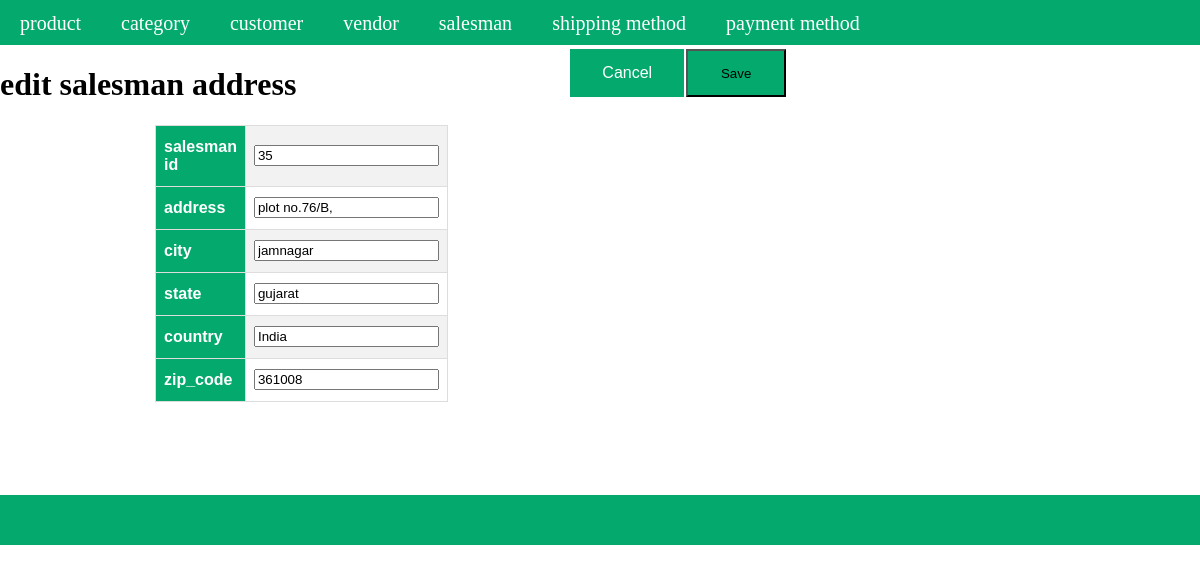
The app's page /index.php?a=edit&c=salesman_address&salesman_id=35 with its own data.
### tables this page shows
CREATE TABLE `salesman_address` (
  `address_id` int(11) NOT NULL,
  `address` varchar(255) NOT NULL,
  `city` varchar(255) NOT NULL,
  `state` varchar(255) NOT NULL,
  `country` varchar(255) NOT NULL,
  `zip_code` int(6) NOT NULL,
  `created_at` datetime NOT NULL DEFAULT current_timestamp(),
  `updated_at` datetime DEFAULT NULL,
  `salesman_id` int(11) NOT NULL
);

### Controller/Core/Action.php (called while the page is built, shortened)
<?php
class Controller_Core_Action
{
	public function getTemplete($templetePath)
	{
		require_once "View".DS.$templetePath;
	}
}
?>

### Controller/Salesman/Address.php (called while the page is built, shortened)
<?php
require_once 'Controller/Core/Action.php';
class Controller_Salesman_Address extends Controller_Core_Action
{
	protected $salesmanAddress = [];
	protected $modelSalesmanAddress = null;
	public function editAction()
	{
		$request = $this->getRequest();
		$id['salesman_id']=(int)$request->getParam('salesman_id');
		$modelSalesmanAddress =$this->getModelSalesmanAddress();
		$address =$modelSalesmanAddress->fetchrow($id);
		$this->getTemplete('salesman_address/edit.phtml');
	}
    public function getSalesmanAddress()
    {
        return $this->salesmanAddress;
    }
    public function setSalesmanAddress($salesmanAddress)
    {
        $this->salesmanAddress = $salesmanAddress;
        return $this;
    }
    public function getModelSalesmanAddress()
    {
        if(!$this->modelSalesmanAddress)
        {
        	$this->modelSalesmanAddress = new Model_SalesmanAddress();
        }
        return $this->modelSalesmanAddress;
    }
}
?>

### Controller/Core/Front.php (called while the page is built, shortened)
<?php
class Controller_Core_Front
{
	public function getRequest()
	{
		$request = new Model_Core_Request();
		return $request;
	}
	public function init()
	{
		$request = $this->getRequest();
		$action = $request->getActionName().'Action';
		$Controller = new $controllerClassName();
		$Controller->$action();
	}
}
?>

### index.php (called while the page is built, shortened)
<?php
require_once 'Controller/Core/Front.php';
class Ccc
{
	public static function init()
	{
		$front = new Controller_Core_Front();
		$front->init();
	}
}
Ccc::init();
?>

### Model/Core/Adapter.php (called while the page is built, shortened)
<?php
class Model_core_Adapter{
	public $servername="localhost";
	public $username="root";
	public $password="";
	public $dbname ="project-krushal-vataliya";
   public $connect = null;
	public function connect(){
      if($this->connect == null)
      {
		$this->connect = mysqli_connect($this->servername, $this->username, $this->password ,$this->dbname);
      }
      return $this->connect;
	   }
   public function fetchRow($query){
   	$connect =$this->connect();
   	$result =$connect->query($query);
   		return $result->fetch_assoc();
   }
}
?>

### Model/Core/Table.php (called while the page is built, shortened)
<?php
require_once 'Model/Core/Adapter.php';
class Model_Core_Table
{
	public $tableName = null;
	public function getAdapter()
	{
		$adapter = new Model_Core_Adapter();
		return $adapter;
	}
    public function setTableName($tableName)
    {
        $this->tableName = $tableName;
        return $this;
    }
	public function fetchRow($id, $query = null)
	{
		$adapter = $this->getAdapter();
		if(is_array($id))
		{
			$where = [];
			if(count($id) == 1)
			{
			foreach ($id as $key => $value) {
			$where [] =" `$key` = '{$value}'" ;
			}
			$sql ="SELECT * FROM `{$this->tableName}` WHERE ".implode(' ', $where);
			}
			else
			{
			foreach ($id as $key => $value)
			{
				$where [] =" `$key` = '$value'" ;
			}
			$sql ="SELECT * FROM `{$this->tableName}` WHERE " .implode('AND', $where) ;
			}
		}
		$result = $adapter->fetchRow($sql);
		return $result;
	}
}
?>

### View/salesman_address/edit.phtml (the view, shortened to what this page needs)
<?php
$address = $this->getSalesmanAddress();
?>
<!DOCTYPE html>
<html>
<head>
  <link rel="stylesheet" href="Model/Skin/css/style.css">
</head>
<body>
 <?php require_once "View/html/header.phtml" ?>
<div class="flx"><div><h1> edit salesman address</h1></div><div><button class="button  "style=" margin-left: 274px;"><a  class="add" href="http://localhost/project-krushal-vataliya/index.php?a=grid&c=salesman">
        Cancel
    </a></button></div> <div class=""><form action="http://localhost/project-krushal-vataliya/index.php?a=update&c=salesman_address" method="POST"><input id="formbutton1" class="formbutton" type="submit" value="Save"></td></div></div>
<table id="product">
<tr>
<th> salesman id</th>
<td><input type="number" id="salesman_id" name="address[salesman_id]" value="<?php echo $address['salesman_id']?>"></td>
</tr>
<tr>
<th> address</th>
<td><input type="text" id="address" name="address[address]" value="<?php echo $address['address']?>"></td>
</tr>
<tr>
<th> city</th>
<td><input type="text" id="city" name="address[city]" value="<?php echo $address['city']?>"></td>
</tr>
<tr>
<th> state</th>
<td><input type="text" id="state" name="address[state]" value="<?php echo $address['state']?>"></td>
</tr>
<th> country</th>
<td><input type="text" id="country" name="address[country]" value="<?php echo $address['country']?>"></td>
<tr>
<th> zip_code</th>
<td><input type="number" id="zip_code" name="address[zip_code]" value="<?php echo $address['zip_code']?>"></td>
</tr>
</table>
  <?php require_once "View/html/footer.phtml" ?>
</body>
</html>

### Model/Skin/css/style.css (style rules this page uses)
body { display: block; margin: 0px;justify-content: center; }
.flx { display: flex; }
#product { font-family: Arial, Helvetica, sans-serif; border-collapse: collapse; width: 25px; margin-left: 155px; }
#product td, #product th { border: 1px solid #ddd; padding: 8px; }
#product tr:nth-child(odd) { background-color: #f2f2f2; }
#product th { padding-top: 12px; padding-bottom: 12px; text-align: left; background-color: #04AA6D; color: white; }
.button { border: none; color: white; padding: 15px 32px; text-align: center; text-decoration: none; display: inline-block; font-size: 16px; margin: 4px 2px; cursor: pointer; background-color:#04aa6d; }
.add { text-decoration: none; color: white; }
.formbutton { height: 48px; width: 100px; background-color:#04aa6d; text-align: center; text-decoration-color: white; margin-top: 4px; }
#formbutton1 { height: 48px; width: 100px; background-color:#04aa6d; text-align: center; text-decoration-color: white; margin-top: 4px; }

### View/salesman_address/edit.phtml (style rules this page uses)
.formbutton { height: 48px; width: 100px; background-color:#04aa6d; text-align: center; text-decoration-color: white; margin-top: 4px; }

### records on screen
salesman_address: salesman "35", address "plot no.76/B,", city "jamnagar", state "gujarat", country "India", zip_code "361008"
